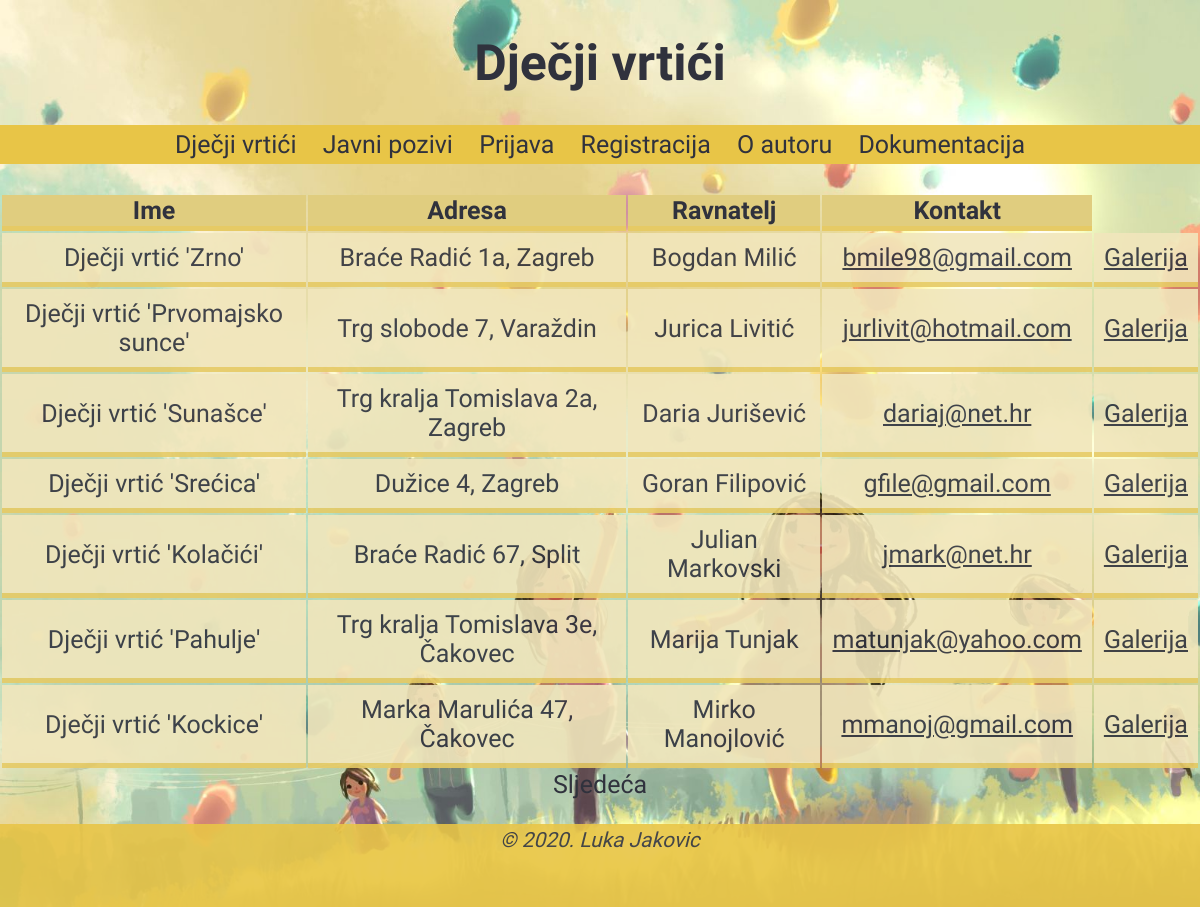
/popisi/popis_vrtica.php, run on the app's committed database.
### tables this page shows
CREATE TABLE `djecji_vrtic` (
  `djecji_vrtic_id` int(11) NOT NULL,
  `naziv_djecjeg_vrtica` varchar(45) DEFAULT NULL,
  `adresa` varchar(45) DEFAULT NULL,
  `galerija` varchar(30) NOT NULL,
  `OIB_korisnik_admin` char(11) DEFAULT NULL,
  `OIB_korisnik_mod` char(11) DEFAULT NULL
);

CREATE TABLE `korisnik` (
  `OIB_korisnik` char(11) NOT NULL,
  `ime` varchar(45) NOT NULL,
  `prezime` varchar(45) NOT NULL,
  `korisnicko_ime` varchar(45) NOT NULL,
  `lozinka` varchar(45) NOT NULL,
  `lozinka_sha1` char(40) DEFAULT NULL,
  `email` varchar(45) DEFAULT NULL,
  `uvjeti` datetime DEFAULT NULL,
  `vrijeme_registracije` datetime DEFAULT NULL,
  `aktiviran` tinyint(4) DEFAULT NULL,
  `uloga_id` int(11) DEFAULT NULL
);

### vanjske_biblioteke/baza.class.php (called while the page is built, shortened)
<?php
class Baza {
    private $veza = null;
    function spojiDB() {
        $this->veza = new mysqli(self::server, self::korisnik, self::lozinka, self::baza);
        $this->veza->set_charset("utf8");
        return $this->veza;
    }
    function selectDB($upit) {
        $rezultat = $this->veza->query($upit);
        return $rezultat;
    }
}
?>

### popisi/popis_vrtica.php (the view, shortened to what this page needs)
<?php
    include("../vanjske_biblioteke/baza.class.php");
    $baza = new Baza();
    $baza->spojiDB();
?>
<!DOCTYPE html>
<html>
    <head>
        <link href="../css/stil.css" rel="stylesheet" type="text/css"/>
    </head>
    <body style="background-image: url(../slike/index-slika.jpg)">
        <header>
            <h1><a href="../index.php">Dječji vrtići</a></h1>
            <?php
                $putanja = dirname($_SERVER['REQUEST_URI'], 2);
                include '.././navigacija.php';
            ?>
        </header>
        <section>
            <?php
                if (!isset($_GET['startrow']) or !is_numeric($_GET['startrow'])) {
                    $startrow = 0;
                } else {
                    $startrow = (int)$_GET['startrow'];
                }
                $sql = "select dv.naziv_djecjeg_vrtica, dv.adresa, k.ime, k.prezime, k.email, dv.galerija from djecji_vrtic dv, korisnik k where k.OIB_korisnik = dv.OIB_korisnik_mod LIMIT $startrow, 7";
                $rs = $baza->selectDB($sql);
                echo "<table><tr><th>Ime</th><th>Adresa</th><th>Ravnatelj</th><th>Kontakt</th></tr>\n";
                while (list($naziv_vrtica, $adresa, $ime, $prezime, $kontakt, $putanja) = $rs->fetch_array()) {
                    echo "<tr>
                    <td>Dječji vrtić '$naziv_vrtica'</td>
                    <td>$adresa</td>
                    <td>$ime $prezime</td>
                    <td><a style='color: #30323d;' href=mailto:$kontakt>$kontakt</a></td>
                    <td><a style='color: #30323d;' href='../galerija.php?putanja=slike/$putanja'>Galerija</a></td>
                    </tr>\n";
                }
                echo "</table>\n";
                echo "<a style='text-decoration: none; color: #30323d;' href='".$_SERVER['PHP_SELF'].'?startrow='.($startrow+7)."'>Sljedeća</a><br>";
            ?>
        </section>
        <footer>
            <address>
                <p><small><a style='text-decoration: none; color: #30323d;' href="../o_autoru.php">&copy; 2020. Luka Jakovic</a></small></p><br>
            </address>
        </footer>
    </body>
</html>

### css/stil.css (style rules this page uses)
@media only screen and (min-width: 1024px) { body { font-family: 'Amatic SC', cursive; font-size: 25px; color: #30323d; margin: auto; text-align: center; background-repeat: no-repeat; background-size: cover; background-attachment: fixed; } }
@media only screen and (min-width: 1024px) { h1 > a { text-decoration: none; color: #30323d; } }
@media only screen and (min-width: 1024px) { table { margin: auto; } }
@media only screen and (min-width: 1024px) { th { border-bottom: 5px solid #e6ca65; text-align: center; background-color: #e0cd7f; } }
@media only screen and (min-width: 1024px) { td { border-bottom: 5px solid #e6ca65; text-align: center; background-color: #f1e6bc; padding: 10px; opacity: 0.9; } }
@media only screen and (min-width: 1024px) { footer { background-color: #e8c547; opacity: 0.9; } }

### data on the page
djecji_vrtic: naziv_djecjeg_vrtica "Zrno", adresa "Braće Radić 1a, Zagreb", OIB_korisnik_mod.ime "Bogdan", OIB_korisnik_mod.prezime "Milić", OIB_korisnik_mod.email "bmile98@gmail.com"
djecji_vrtic: naziv_djecjeg_vrtica "Prvomajsko sunce", adresa "Trg slobode 7, Varaždin", OIB_korisnik_mod.ime "Jurica", OIB_korisnik_mod.prezime "Livitić", OIB_korisnik_mod.email "jurlivit@hotmail.com"
djecji_vrtic: naziv_djecjeg_vrtica "Sunašce", adresa "Trg kralja Tomislava 2a, Zagreb", OIB_korisnik_mod.ime "Daria", OIB_korisnik_mod.prezime "Jurišević", OIB_korisnik_mod.email "dariaj@net.hr"
djecji_vrtic: naziv_djecjeg_vrtica "Srećica", adresa "Dužice 4, Zagreb", OIB_korisnik_mod.ime "Goran", OIB_korisnik_mod.prezime "Filipović", OIB_korisnik_mod.email "gfile@gmail.com"
djecji_vrtic: naziv_djecjeg_vrtica "Kolačići", adresa "Braće Radić 67, Split", OIB_korisnik_mod.ime "Julian", OIB_korisnik_mod.prezime "Markovski", OIB_korisnik_mod.email "jmark@net.hr"
djecji_vrtic: naziv_djecjeg_vrtica "Pahulje", adresa "Trg kralja Tomislava 3e, Čakovec", OIB_korisnik_mod.ime "Marija", OIB_korisnik_mod.prezime "Tunjak", OIB_korisnik_mod.email "matunjak@yahoo.com"
djecji_vrtic: naziv_djecjeg_vrtica "Kockice", adresa "Marka Marulića 47, Čakovec", OIB_korisnik_mod.ime "Mirko", OIB_korisnik_mod.prezime "Manojlović", OIB_korisnik_mod.email "mmanoj@gmail.com"
